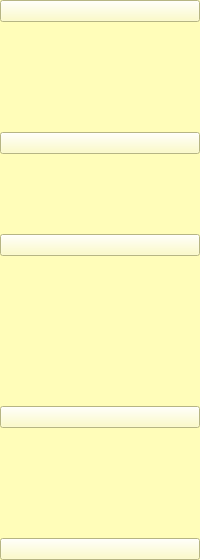
    <widget class="QWidget" name="widget_3" native="true">
     <property name="styleSheet">
      <string notr="true">background-color:rgb(255, 253, 185)</string>
     </property>
     <layout class="QVBoxLayout" name="verticalLayout_9">
      <property name="spacing">
       <number>110</number>
      </property>
      <property name="leftMargin">
       <number>0</number>
      </property>
      <property name="topMargin">
       <number>0</number>
      </property>
      <property name="rightMargin">
       <number>0</number>
      </property>
      <property name="bottomMargin">
       <number>0</number>
      </property>
      <item>
       <widget class="QPushButton" name="btn_menu2">
        <property name="text">
         <string/>
        </property>
        <property name="icon">
         <iconset resource="resources.qrc">
          <normaloff>:/newPrefix/picture/menu.jpg</normaloff>:/newPrefix/picture/menu.jpg</iconset>
        </property>
        <property name="checkable">
         <bool>true</bool>
        </property>
       </widget>
      </item>
      <item>
       <layout class="QVBoxLayout" name="verticalLayout_2">
        <property name="spacing">
         <number>80</number>
        </property>
        <item>
         <widget class="QPushButton" name="btn_profile2">
          <property name="text">
           <string/>
          </property>
          <property name="icon">
           <iconset resource="resources.qrc">
            <normaloff>:/newPrefix/picture/profile.jpg</normaloff>:/newPrefix/picture/profile.jpg</iconset>
          </property>
          <property name="checkable">
           <bool>true</bool>
          </property>
         </widget>
        </item>
        <item>
         <widget class="QPushButton" name="btn_calendar2">
          <property name="text">
           <string/>
          </property>
          <property name="icon">
           <iconset resource="resources.qrc">
            <normaloff>:/newPrefix/picture/calendar.jpg</normaloff>:/newPrefix/picture/calendar.jpg</iconset>
          </property>
          <property name="checkable">
           <bool>true</bool>
          </property>
         </widget>
        </item>
       </layout>
      </item>
      <item>
       <spacer name="verticalSpacer">
        <property name="orientation">
         <enum>Qt::Orientation::Vertical</enum>
        </property>
        <property name="sizeHint" stdset="0">
         <size>
          <width>20</width>
          <height>40</height>
         </size>
        </property>
       </spacer>
      </item>
      <item>
       <layout class="QVBoxLayout" name="verticalLayout_3">
        <item>
         <widget class="QPushButton" name="btn_logout2">
          <property name="text">
           <string/>
          </property>
          <property name="icon">
           <iconset resource="resources.qrc">
            <normaloff>:/newPrefix/picture/hard.jpg</normaloff>:/newPrefix/picture/hard.jpg</iconset>
          </property>
         </widget>
        </item>
        <item>
         <widget class="QPushButton" name="btn_exit2">
          <property name="text">
           <string/>
          </property>
         </widget>
        </item>
       </layout>
      </item>
     </layout>
    </widget>
